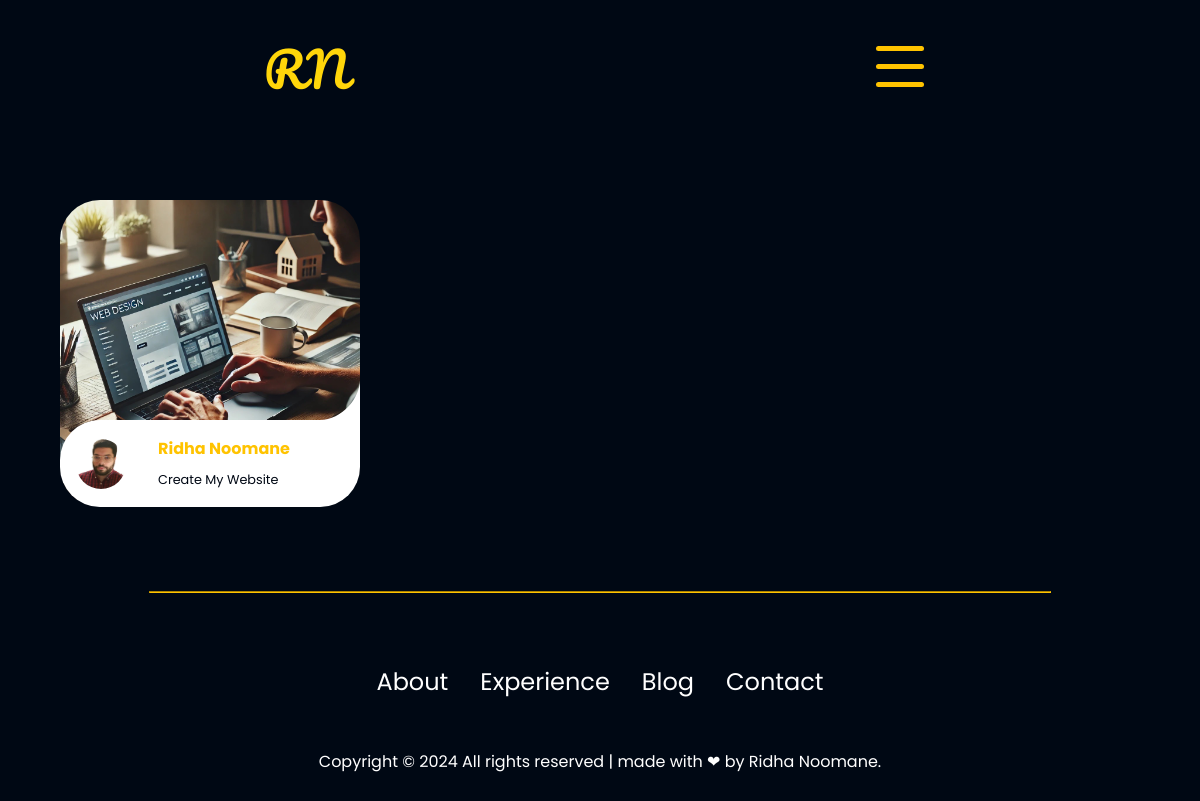
/blog/, run on an earlier commit of the app's database.
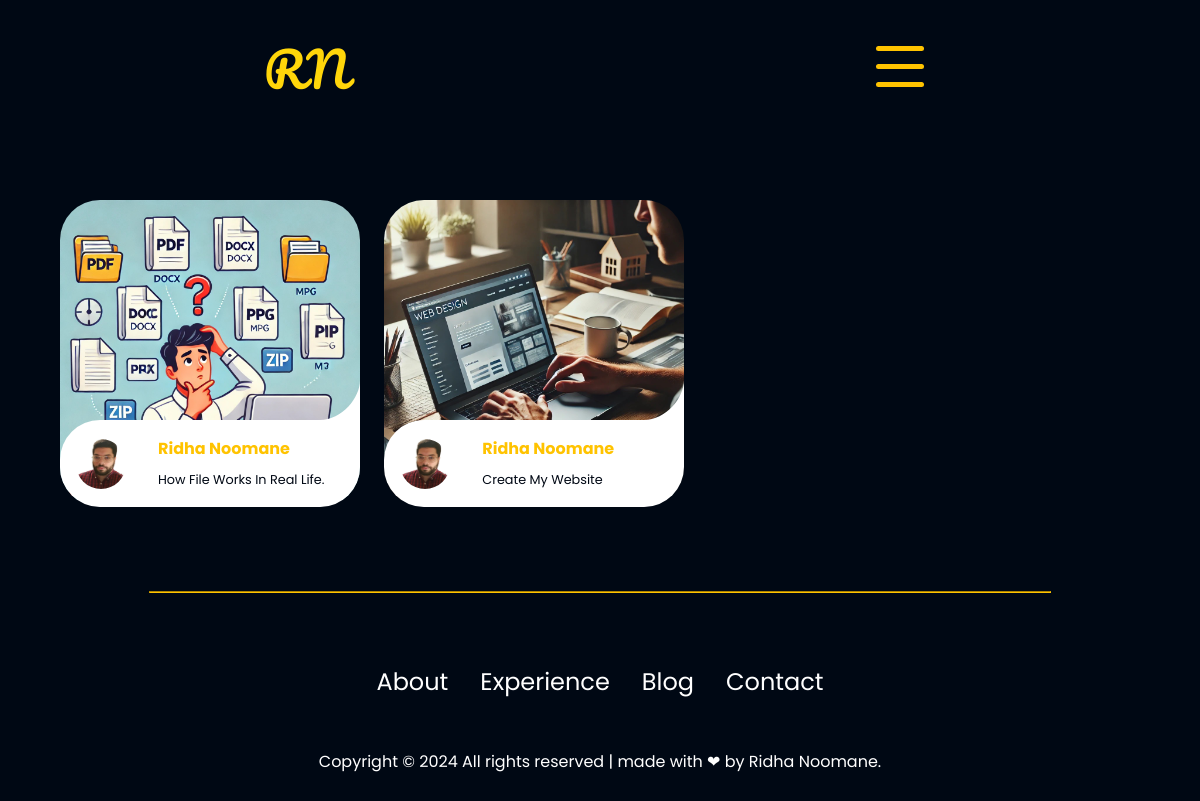
And on a later commit of the database.
### blog/models.py (models this page shows, shortened)
class Post(models.Model):
    title       = models.CharField(max_length=256, unique=True, blank=False)
    slug        = models.SlugField(max_length=256, unique=True, blank=False)
    author      = models.ForeignKey(User, on_delete = models.CASCADE, related_name='blog_posts')
    created_at  = models.DateTimeField(auto_now_add=True)
    updated_at  = models.DateTimeField(auto_now=True)
    content     = models.TextField()
    tag_tech    = models.CharField(max_length=200, blank=True, null=True)
    status      = models.IntegerField(choices=STATUS, default=0)
    image       = models.ImageField(upload_to='post_images', null=False, blank=False)
    link_github = models.CharField(max_length=500, unique=True, blank=True, null=True)
    class Meta():
        ordering = ['-created_at']

### blog/views.py (the view)
# urls.py: path('blog/', views.PostList.as_view(), name="post_list"),
class PostList(ListView):
    template_name = 'blog/post_list.html'
    model = Post
    def get_queryset(self):
        return Post.objects.filter(status=1).order_by('-created_at')

### blog/templates/blog/post_list.html (shortened to what this page needs)
{% extends "blog/base.html" %}
{% block content %}
{% for post in post_list %}
    <ul class="cards-blog">
        <li>
            <a href="{% url 'post_detail' post.slug %}" class="card-blog">
            <img src="{{post.image.url}}" class="card__image" alt="{{post.title}}" />
            <div class="card__overlay">
                <div class="card__header">
                <svg class="card__arc" xmlns="http://www.w3.org/2000/svg"><path /></svg>
                <img class="card__thumb" src="/media/assets/photo_de_profile_98.jpg" alt="" />
                <div class="card__header-text">
                    <h3 class="card__title">Ridha Noomane</h3>
                    <span class="card__status">{{post.title}}</span>
                </div>
                </div>
            </div>
            </a>
        </li>
    </ul>
    {% empty %}
    <p>Aucun article pour le moment.</p>
    {% endfor %}
{% endblock %}

### blog/templates/blog/base.html (shortened to what this page needs)
<!DOCTYPE html>
{% load static %}
<html lang="en">
<head>
    <link rel="stylesheet" href="{% static 'css/style.css'%} ">
    <link rel="stylesheet" href="{% static 'css/mediaqueries.css'%} ">
    <link href="https://cdnjs.cloudflare.com/ajax/libs/prism/1.29.0/themes/prism.min.css" rel="stylesheet" />
</head>
<body>
    <nav id="hamburger-nav">
        <div class="brand">RN</div>
        <div class="hamburger-menu">
            <div class="hamburger-icon" id="nav-icon1" onclick="toggleMenu()">
                <span></span>
                <span></span>
                <span></span>
            </div>
        </div>
    </nav>
    {% block content %}
    {% endblock %}
    <hr>
    <footer>
        <nav>
            <div class="nav-links-container">
                <ul class="nav-links">
                    <li><a class="hover-underline-animation center" href="{% url 'index' %}#about">About</a></li>
                    <li><a class="hover-underline-animation center" href="{% url 'index' %}#experience">Experience</a></li>
                    <li><a class="hover-underline-animation center" href="{% url 'post_list' %}">Blog</a></li>
                    <li><a class="hover-underline-animation center" href="{% url 'index' %}#contact">Contact</a></li>
                </ul>
            </div>
        </nav>
        <p class="copyright-footer">Copyright &#169;
            All rights reserved | made with &#x2764; by Ridha Noomane.
        </p>
    </footer>
</body>
</html>

### blog/static/css/style.css (style rules this page uses)
* { margin:0; padding:0 }
body { font-family:"Poppins",sans-serif; margin-bottom:100px }
html { scroll-behavior:smooth; background-color:#000814 }
a,btn { transition:all 300ms ease }
nav { justify-content:space-around; align-items:center; height:17vh }
.nav-links { gap:2rem; list-style:none; font-size:1.5em }
a { color:#fff; text-decoration:none; text-decoration-color:#fff }
.brand { font-size:3rem; font-family:"Pacifico",cursive; font-weight:400; font-style:normal; color:#FFD60A }
.hover-underline-animation { display:inline-block; position:relative }
.hover-underline-animation::after { content:''; position:absolute; width:100%; transform:scaleX(0); height:2px; bottom:0; left:0; background-color:#b5b5b5; transition:transform .25s ease-out }
.hamburger-menu { position:relative; display:inline-block }
#nav-icon1 { width:60px; height:45px; position:relative; margin:50px auto; -webkit-transform:rotate(0deg); -moz-transform:rotate(0deg); -o-transform:rotate(0deg); transform:rotate(0deg); -webkit-transition:.5s ease-in-out; -moz-transition:.5s ease-in-out; -o-transition:.5s ease-in-out; transition:.5s ease-in-out; cursor:pointer }
#nav-icon1 span { display:block; position:absolute; height:5px; width:80%; background:#FFC300; border-radius:9px; opacity:1; left:0; -webkit-transform:rotate(0deg); -moz-transform:rotate(0deg); -o-transform:rotate(0deg); transform:rotate(0deg); -webkit-transition:.25s ease-in-out; -moz-transition:.25s ease-in-out; -o-transition:.25s ease-in-out; transition:.25s ease-in-out }
#nav-icon1 span:nth-child(1) { top:0 }
#nav-icon1 span:nth-child(2) { top:18px }
#nav-icon1 span:nth-child(3) { top:36px }
hr { width:75%; margin:20px auto; background-color:#FFC300; border-color:#FFC300; color:#FFC300 }
.copyright-footer { margin-bottom:10px; text-align:center; color : white; }
.blog-content h2, h3 { margin-top: 1rem; margin-bottom: 1rem; }
nav,.nav-links,.about-containers,.about-details-container { display:flex }
.hover-underline-animation.center::after,.hover-underline-animation.center:hover::after { transform-origin:bottom center }
#hamburger-nav,.about-containers-project::-webkit-scrollbar { display:none; position: relative; z-index: 99; }
:root { --surface-color: #fff; --curve: 40; }
.cards-blog { display: inline-grid; grid-template-columns: repeat(auto-fit, minmax(300px, 1fr)); gap: 2rem; margin: 4rem 5vw; padding: 0; list-style-type: none; width : 200px; }
.card-blog { position: relative; display: block; height: 100%; border-radius: calc(var(--curve) * 1px); overflow: hidden; text-decoration: none; }
.card__image { width: 100%; height: auto; }
.card__overlay { position: absolute; bottom: 0; left: 0; right: 0; z-index: 1; border-radius: calc(var(--curve) * 1px); background-color: var(--surface-color); transform: translateY(100%); transition: .2s ease-in-out; }
.card__header { position: relative; display: flex; align-items: center; gap: 2em; padding: 1em; border-radius: calc(var(--curve) * 1px) 0 0 0; background-color: var(--surface-color); transform: translateY(-100%); transition: .2s ease-in-out; }
.card__arc { width: 80px; height: 80px; position: absolute; bottom: 100%; right: 0; z-index: 1; }
.card__thumb { flex-shrink: 0; width: 50px; height: 50px; border-radius: 50%; }
.card__title { font-size: 1em; margin: 0 0 .3em; color: #FFC300; }
.card__status { font-size: .8em; color: #000814; }

### blog/static/css/mediaqueries.css (style rules this page uses)
@media screen and (max-width: 1200px) { #hamburger-nav { display: flex; } }

What changed in the data, as far as the page shows it:
added Post: image (picture), title "How File Works In Real Life."
